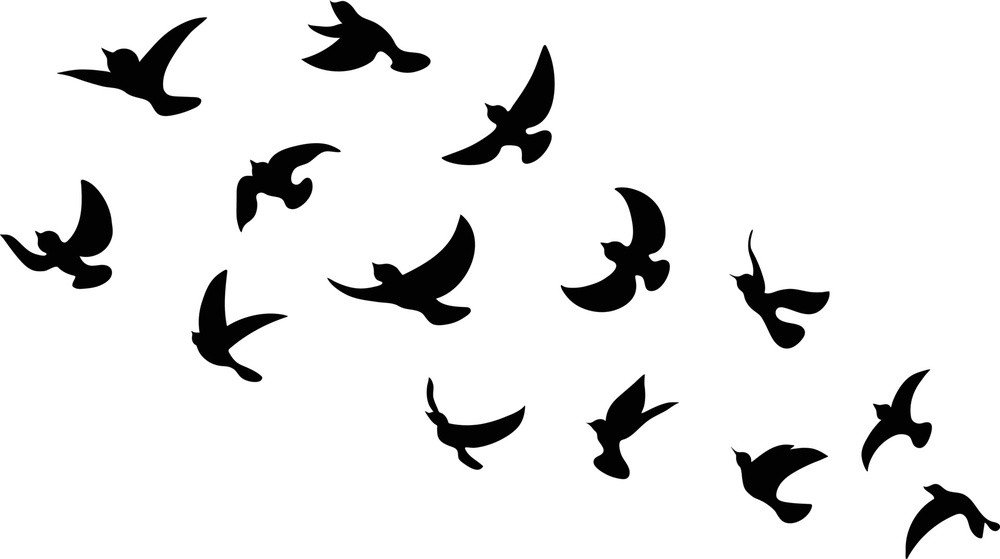
#> input picture birds.jpg, 1000 x 559 px, shrunk from 1920 x 1073 before the run
$ python morphological.py
#> lines starting #> are read from the running program, lines starting #| are printed output that depends on the picture
import os
import cv2
import numpy as np
img = cv2.imread('birds.jpg',cv2.IMREAD_GRAYSCALE)
#> img is the input picture: shape (559, 1000); min 0, max 255, mean 230.8

#erode image transformation
#white region decreases
kernel = np.ones((3,3),np.uint8)
erosion = cv2.erode(img,kernel, iterations = 3)
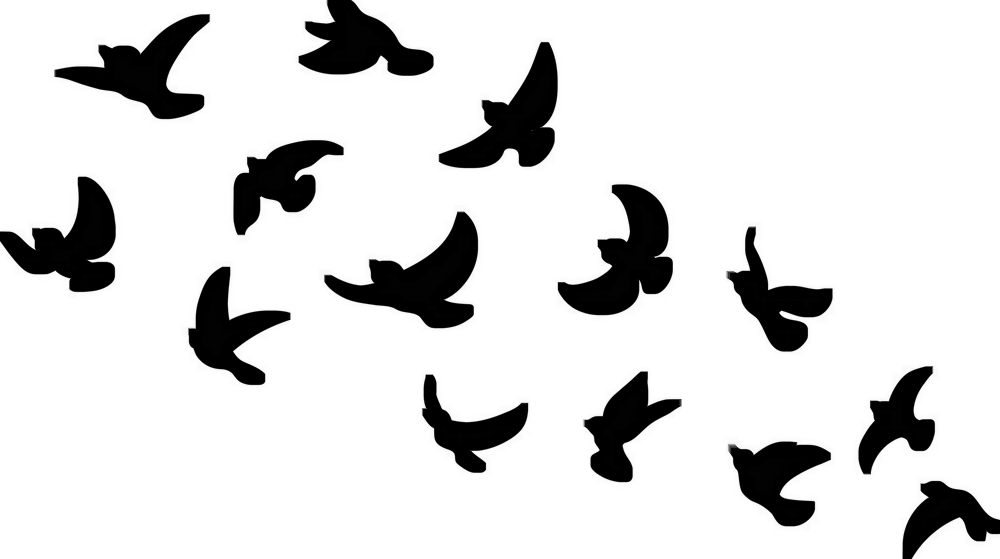
#> erosion: shape (559, 1000); min 0, max 255, mean 220.3
dilation = cv2.dilate(img,kernel,iterations = 3)
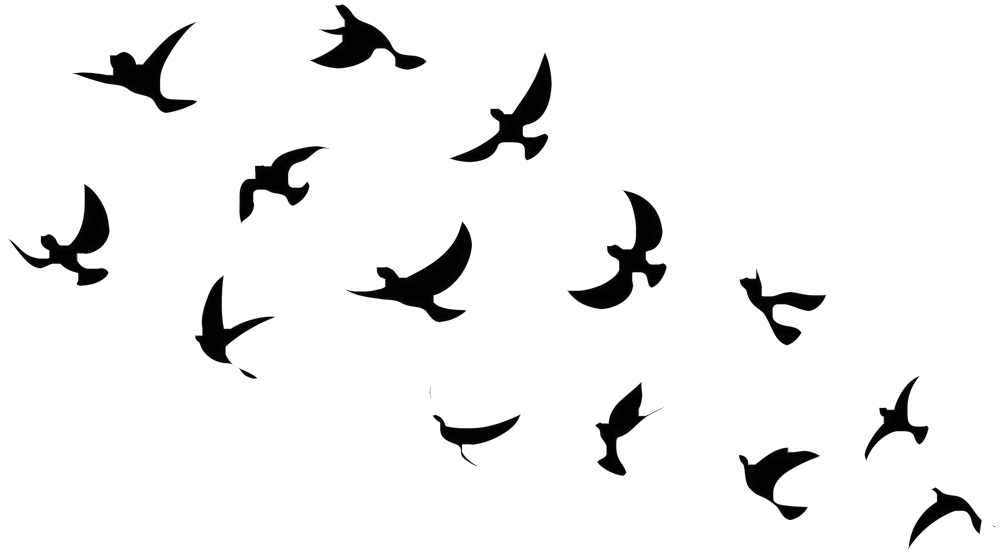
#> dilation: shape (559, 1000); min 2, max 255, mean 240.4

cv2.imshow('img',img)
cv2.imshow('erode image', erosion)

#dilation, white region increase after noise
cv2.imshow('dilate image',dilation)
cv2.waitKey(0)
